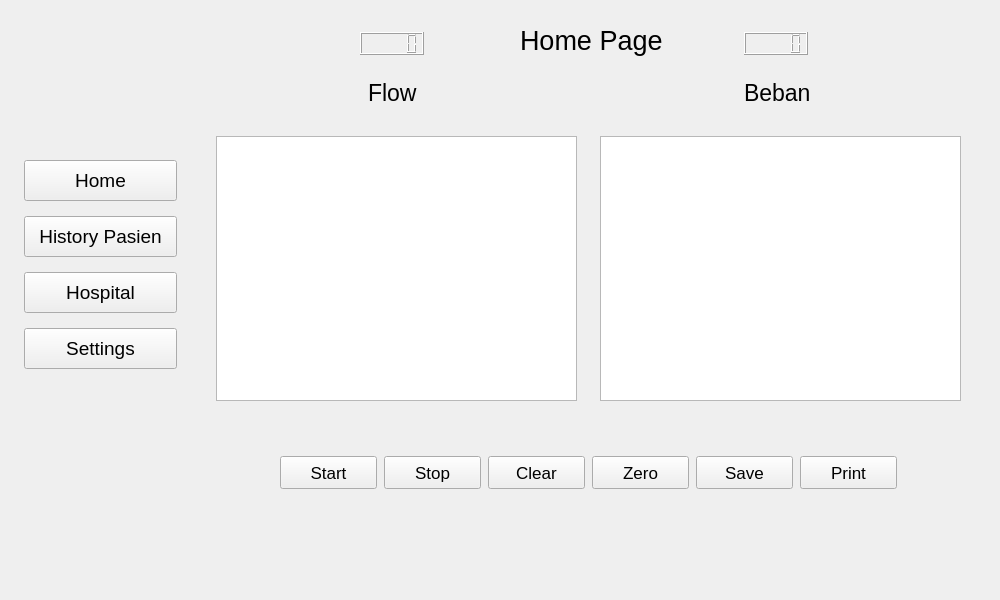
<?xml version="1.0" encoding="UTF-8"?>
<ui version="4.0">
 <class>MainWindow</class>
 <widget class="QMainWindow" name="MainWindow">
  <property name="geometry">
   <rect>
    <x>0</x>
    <y>0</y>
    <width>1000</width>
    <height>600</height>
   </rect>
  </property>
  <property name="windowTitle">
   <string>MainWindow</string>
  </property>
  <widget class="QWidget" name="centralwidget">
   <widget class="QLabel" name="label">
    <property name="geometry">
     <rect>
      <x>40</x>
      <y>16</y>
      <width>121</width>
      <height>121</height>
     </rect>
    </property>
    <property name="text">
     <string/>
    </property>
    <property name="pixmap">
     <pixmap>../../Downloads/th.jpeg</pixmap>
    </property>
    <property name="scaledContents">
     <bool>true</bool>
    </property>
   </widget>
   <widget class="QPushButton" name="bthome">
    <property name="geometry">
     <rect>
      <x>24</x>
      <y>160</y>
      <width>153</width>
      <height>41</height>
     </rect>
    </property>
    <property name="font">
     <font>
      <pointsize>14</pointsize>
     </font>
    </property>
    <property name="text">
     <string>Home</string>
    </property>
    <property name="checkable">
     <bool>true</bool>
    </property>
    <property name="autoExclusive">
     <bool>true</bool>
    </property>
   </widget>
   <widget class="QPushButton" name="bthistory">
    <property name="geometry">
     <rect>
      <x>24</x>
      <y>216</y>
      <width>153</width>
      <height>41</height>
     </rect>
    </property>
    <property name="font">
     <font>
      <pointsize>14</pointsize>
     </font>
    </property>
    <property name="text">
     <string>History Pasien</string>
    </property>
    <property name="checkable">
     <bool>true</bool>
    </property>
    <property name="autoExclusive">
     <bool>true</bool>
    </property>
   </widget>
   <widget class="QPushButton" name="bthospital">
    <property name="geometry">
     <rect>
      <x>24</x>
      <y>272</y>
      <width>153</width>
      <height>41</height>
     </rect>
    </property>
    <property name="font">
     <font>
      <pointsize>14</pointsize>
     </font>
    </property>
    <property name="text">
     <string>Hospital</string>
    </property>
    <property name="checkable">
     <bool>true</bool>
    </property>
    <property name="autoExclusive">
     <bool>true</bool>
    </property>
   </widget>
   <widget class="QPushButton" name="btsetting">
    <property name="geometry">
     <rect>
      <x>24</x>
      <y>328</y>
      <width>153</width>
      <height>41</height>
     </rect>
    </property>
    <property name="font">
     <font>
      <pointsize>14</pointsize>
     </font>
    </property>
    <property name="text">
     <string>Settings</string>
    </property>
    <property name="checkable">
     <bool>true</bool>
    </property>
    <property name="autoExclusive">
     <bool>true</bool>
    </property>
   </widget>
   <widget class="QStackedWidget" name="stackedWidget">
    <property name="geometry">
     <rect>
      <x>200</x>
      <y>16</y>
      <width>777</width>
      <height>481</height>
     </rect>
    </property>
    <property name="currentIndex">
     <number>0</number>
    </property>
    <widget class="QWidget" name="page">
     <widget class="QLabel" name="label_2">
      <property name="geometry">
       <rect>
        <x>320</x>
        <y>0</y>
        <width>145</width>
        <height>49</height>
       </rect>
      </property>
      <property name="font">
       <font>
        <pointsize>20</pointsize>
       </font>
      </property>
      <property name="text">
       <string>Home Page</string>
      </property>
     </widget>
     <widget class="QLCDNumber" name="lcdNumber">
      <property name="geometry">
       <rect>
        <x>160</x>
        <y>16</y>
        <width>64</width>
        <height>23</height>
       </rect>
      </property>
     </widget>
     <widget class="QLCDNumber" name="lcdNumber_2">
      <property name="geometry">
       <rect>
        <x>544</x>
        <y>16</y>
        <width>64</width>
        <height>23</height>
       </rect>
      </property>
     </widget>
     <widget class="QGraphicsView" name="graphicsView">
      <property name="geometry">
       <rect>
        <x>16</x>
        <y>120</y>
        <width>361</width>
        <height>265</height>
       </rect>
      </property>
     </widget>
     <widget class="QGraphicsView" name="graphicsView_2">
      <property name="geometry">
       <rect>
        <x>400</x>
        <y>120</y>
        <width>361</width>
        <height>265</height>
       </rect>
      </property>
     </widget>
     <widget class="QLabel" name="label_3">
      <property name="geometry">
       <rect>
        <x>168</x>
        <y>64</y>
        <width>49</width>
        <height>25</height>
       </rect>
      </property>
      <property name="font">
       <font>
        <pointsize>17</pointsize>
       </font>
      </property>
      <property name="text">
       <string>Flow</string>
      </property>
     </widget>
     <widget class="QLabel" name="label_4">
      <property name="geometry">
       <rect>
        <x>544</x>
        <y>64</y>
        <width>65</width>
        <height>25</height>
       </rect>
      </property>
      <property name="font">
       <font>
        <pointsize>17</pointsize>
       </font>
      </property>
      <property name="text">
       <string>Beban</string>
      </property>
     </widget>
     <widget class="QPushButton" name="pushButton_5">
      <property name="geometry">
       <rect>
        <x>80</x>
        <y>440</y>
        <width>97</width>
        <height>33</height>
       </rect>
      </property>
      <property name="font">
       <font>
        <pointsize>13</pointsize>
       </font>
      </property>
      <property name="text">
       <string>Start</string>
      </property>
     </widget>
     <widget class="QPushButton" name="pushButton_6">
      <property name="geometry">
       <rect>
        <x>184</x>
        <y>440</y>
        <width>97</width>
        <height>33</height>
       </rect>
      </property>
      <property name="font">
       <font>
        <pointsize>13</pointsize>
       </font>
      </property>
      <property name="text">
       <string>Stop</string>
      </property>
     </widget>
     <widget class="QPushButton" name="pushButton_7">
      <property name="geometry">
       <rect>
        <x>288</x>
        <y>440</y>
        <width>97</width>
        <height>33</height>
       </rect>
      </property>
      <property name="font">
       <font>
        <pointsize>13</pointsize>
       </font>
      </property>
      <property name="text">
       <string>Clear</string>
      </property>
     </widget>
     <widget class="QPushButton" name="pushButton_8">
      <property name="geometry">
       <rect>
        <x>392</x>
        <y>440</y>
        <width>97</width>
        <height>33</height>
       </rect>
      </property>
      <property name="font">
       <font>
        <pointsize>13</pointsize>
       </font>
      </property>
      <property name="text">
       <string>Zero</string>
      </property>
     </widget>
     <widget class="QPushButton" name="pushButton_10">
      <property name="geometry">
       <rect>
        <x>600</x>
        <y>440</y>
        <width>97</width>
        <height>33</height>
       </rect>
      </property>
      <property name="font">
       <font>
        <pointsize>13</pointsize>
       </font>
      </property>
      <property name="text">
       <string>Print</string>
      </property>
     </widget>
     <widget class="QPushButton" name="btsave">
      <property name="geometry">
       <rect>
        <x>496</x>
        <y>440</y>
        <width>97</width>
        <height>33</height>
       </rect>
      </property>
      <property name="font">
       <font>
        <pointsize>13</pointsize>
       </font>
      </property>
      <property name="text">
       <string>Save</string>
      </property>
     </widget>
    </widget>
    <widget class="QWidget" name="page_2">
     <widget class="QLabel" name="label_5">
      <property name="geometry">
       <rect>
        <x>296</x>
        <y>0</y>
        <width>169</width>
        <height>49</height>
       </rect>
      </property>
      <property name="font">
       <font>
        <pointsize>20</pointsize>
       </font>
      </property>
      <property name="text">
       <string>History Pasien</string>
      </property>
     </widget>
     <widget class="QTableWidget" name="tableWidget">
      <property name="geometry">
       <rect>
        <x>64</x>
        <y>72</y>
        <width>641</width>
        <height>305</height>
       </rect>
      </property>
      <column>
       <property name="text">
        <string>No</string>
       </property>
      </column>
      <column>
       <property name="text">
        <string>First Name</string>
       </property>
      </column>
      <column>
       <property name="text">
        <string>Last Name</string>
       </property>
      </column>
     </widget>
     <widget class="QPushButton" name="pushButton_11">
      <property name="geometry">
       <rect>
        <x>144</x>
        <y>424</y>
        <width>121</width>
        <height>41</height>
       </rect>
      </property>
      <property name="font">
       <font>
        <pointsize>15</pointsize>
       </font>
      </property>
      <property name="text">
       <string>View</string>
      </property>
     </widget>
     <widget class="QPushButton" name="pushButton_12">
      <property name="geometry">
       <rect>
        <x>320</x>
        <y>424</y>
        <width>121</width>
        <height>41</height>
       </rect>
      </property>
      <property name="font">
       <font>
        <pointsize>15</pointsize>
       </font>
      </property>
      <property name="text">
       <string>Print</string>
      </property>
     </widget>
     <widget class="QPushButton" name="pushButton_13">
      <property name="geometry">
       <rect>
        <x>496</x>
        <y>424</y>
        <width>121</width>
        <height>41</height>
       </rect>
      </property>
      <property name="font">
       <font>
        <pointsize>15</pointsize>
       </font>
      </property>
      <property name="text">
       <string>Delete</string>
      </property>
     </widget>
    </widget>
    <widget class="QWidget" name="page_3">
     <widget class="QLabel" name="label_6">
      <property name="geometry">
       <rect>
        <x>336</x>
        <y>8</y>
        <width>105</width>
        <height>41</height>
       </rect>
      </property>
      <property name="font">
       <font>
        <pointsize>20</pointsize>
       </font>
      </property>
      <property name="text">
       <string>Hospital</string>
      </property>
     </widget>
     <widget class="QLabel" name="label_7">
      <property name="geometry">
       <rect>
        <x>56</x>
        <y>112</y>
        <width>169</width>
        <height>25</height>
       </rect>
      </property>
      <property name="font">
       <font>
        <pointsize>15</pointsize>
       </font>
      </property>
      <property name="text">
       <string>Nama Rumah Sakit</string>
      </property>
     </widget>
     <widget class="QLabel" name="label_8">
      <property name="geometry">
       <rect>
        <x>56</x>
        <y>184</y>
        <width>177</width>
        <height>25</height>
       </rect>
      </property>
      <property name="font">
       <font>
        <pointsize>15</pointsize>
       </font>
      </property>
      <property name="text">
       <string>Alamat Rumah Sakit</string>
      </property>
     </widget>
     <widget class="QLabel" name="label_9">
      <property name="geometry">
       <rect>
        <x>56</x>
        <y>248</y>
        <width>169</width>
        <height>25</height>
       </rect>
      </property>
      <property name="font">
       <font>
        <pointsize>15</pointsize>
       </font>
      </property>
      <property name="text">
       <string>Nama Dokter</string>
      </property>
     </widget>
     <widget class="QLineEdit" name="lineEdit">
      <property name="geometry">
       <rect>
        <x>264</x>
        <y>112</y>
        <width>481</width>
        <height>25</height>
       </rect>
      </property>
     </widget>
     <widget class="QLineEdit" name="lineEdit_2">
      <property name="geometry">
       <rect>
        <x>264</x>
        <y>184</y>
        <width>481</width>
        <height>25</height>
       </rect>
      </property>
     </widget>
     <widget class="QLineEdit" name="lineEdit_3">
      <property name="geometry">
       <rect>
        <x>264</x>
        <y>248</y>
        <width>481</width>
        <height>25</height>
       </rect>
      </property>
     </widget>
    </widget>
    <widget class="QWidget" name="page_4">
     <widget class="QLabel" name="label_10">
      <property name="geometry">
       <rect>
        <x>336</x>
        <y>8</y>
        <width>97</width>
        <height>41</height>
       </rect>
      </property>
      <property name="font">
       <font>
        <pointsize>20</pointsize>
       </font>
      </property>
      <property name="text">
       <string>Settings</string>
      </property>
     </widget>
     <widget class="QTimeEdit" name="timeEdit">
      <property name="geometry">
       <rect>
        <x>32</x>
        <y>264</y>
        <width>169</width>
        <height>33</height>
       </rect>
      </property>
      <property name="font">
       <font>
        <pointsize>18</pointsize>
       </font>
      </property>
     </widget>
     <widget class="QDateEdit" name="dateEdit">
      <property name="geometry">
       <rect>
        <x>32</x>
        <y>168</y>
        <width>169</width>
        <height>33</height>
       </rect>
      </property>
      <property name="font">
       <font>
        <pointsize>18</pointsize>
       </font>
      </property>
     </widget>
     <widget class="QLabel" name="label_11">
      <property name="geometry">
       <rect>
        <x>32</x>
        <y>80</y>
        <width>97</width>
        <height>16</height>
       </rect>
      </property>
      <property name="font">
       <font>
        <pointsize>13</pointsize>
       </font>
      </property>
      <property name="text">
       <string>Date &amp; Time</string>
      </property>
     </widget>
     <widget class="QLabel" name="label_12">
      <property name="geometry">
       <rect>
        <x>32</x>
        <y>136</y>
        <width>97</width>
        <height>16</height>
       </rect>
      </property>
      <property name="font">
       <font>
        <pointsize>13</pointsize>
       </font>
      </property>
      <property name="text">
       <string>Date </string>
      </property>
     </widget>
     <widget class="QLabel" name="label_13">
      <property name="geometry">
       <rect>
        <x>32</x>
        <y>240</y>
        <width>97</width>
        <height>16</height>
       </rect>
      </property>
      <property name="font">
       <font>
        <pointsize>13</pointsize>
       </font>
      </property>
      <property name="text">
       <string>Time</string>
      </property>
     </widget>
     <widget class="QLabel" name="label_14">
      <property name="geometry">
       <rect>
        <x>216</x>
        <y>272</y>
        <width>41</width>
        <height>17</height>
       </rect>
      </property>
      <property name="font">
       <font>
        <pointsize>16</pointsize>
       </font>
      </property>
      <property name="text">
       <string>WIB</string>
      </property>
     </widget>
     <widget class="QLabel" name="label_15">
      <property name="geometry">
       <rect>
        <x>336</x>
        <y>136</y>
        <width>105</width>
        <height>16</height>
       </rect>
      </property>
      <property name="font">
       <font>
        <pointsize>13</pointsize>
       </font>
      </property>
      <property name="text">
       <string>Sensor Check</string>
      </property>
     </widget>
     <widget class="QDoubleSpinBox" name="doubleSpinBox">
      <property name="geometry">
       <rect>
        <x>336</x>
        <y>168</y>
        <width>88</width>
        <height>25</height>
       </rect>
      </property>
      <property name="font">
       <font>
        <pointsize>14</pointsize>
       </font>
      </property>
     </widget>
    </widget>
    <widget class="QWidget" name="page_5">
     <widget class="QLabel" name="label_16">
      <property name="geometry">
       <rect>
        <x>296</x>
        <y>24</y>
        <width>185</width>
        <height>22</height>
       </rect>
      </property>
      <property name="font">
       <font>
        <pointsize>20</pointsize>
        <bold>true</bold>
       </font>
      </property>
      <property name="text">
       <string>Biodata Pasien</string>
      </property>
     </widget>
     <widget class="QLineEdit" name="lastname">
      <property name="geometry">
       <rect>
        <x>496</x>
        <y>136</y>
        <width>169</width>
        <height>33</height>
       </rect>
      </property>
      <property name="font">
       <font>
        <pointsize>15</pointsize>
       </font>
      </property>
      <property name="text">
       <string/>
      </property>
      <property name="maxLength">
       <number>20</number>
      </property>
     </widget>
     <widget class="QPushButton" name="btsave1">
      <property name="geometry">
       <rect>
        <x>568</x>
        <y>432</y>
        <width>113</width>
        <height>41</height>
       </rect>
      </property>
      <property name="font">
       <font>
        <pointsize>15</pointsize>
       </font>
      </property>
      <property name="text">
       <string>Save</string>
      </property>
      <property name="checkable">
       <bool>true</bool>
      </property>
      <property name="autoExclusive">
       <bool>true</bool>
      </property>
     </widget>
     <widget class="QLabel" name="label_17">
      <property name="geometry">
       <rect>
        <x>146</x>
        <y>368</y>
        <width>89</width>
        <height>19</height>
       </rect>
      </property>
      <property name="font">
       <font>
        <pointsize>15</pointsize>
        <bold>true</bold>
       </font>
      </property>
      <property name="text">
       <string>Laki-Laki</string>
      </property>
     </widget>
     <widget class="QLabel" name="label_18">
      <property name="geometry">
       <rect>
        <x>146</x>
        <y>96</y>
        <width>132</width>
        <height>22</height>
       </rect>
      </property>
      <property name="font">
       <font>
        <pointsize>20</pointsize>
       </font>
      </property>
      <property name="text">
       <string>First Name</string>
      </property>
     </widget>
     <widget class="QLabel" name="label_19">
      <property name="geometry">
       <rect>
        <x>498</x>
        <y>360</y>
        <width>113</width>
        <height>25</height>
       </rect>
      </property>
      <property name="font">
       <font>
        <pointsize>15</pointsize>
        <bold>true</bold>
       </font>
      </property>
      <property name="text">
       <string>Perempuan</string>
      </property>
     </widget>
     <widget class="QLabel" name="label_20">
      <property name="geometry">
       <rect>
        <x>496</x>
        <y>96</y>
        <width>132</width>
        <height>22</height>
       </rect>
      </property>
      <property name="font">
       <font>
        <pointsize>20</pointsize>
       </font>
      </property>
      <property name="text">
       <string>Last Name</string>
      </property>
     </widget>
     <widget class="QLineEdit" name="ttl">
      <property name="geometry">
       <rect>
        <x>144</x>
        <y>256</y>
        <width>169</width>
        <height>33</height>
       </rect>
      </property>
      <property name="font">
       <font>
        <pointsize>15</pointsize>
       </font>
      </property>
      <property name="text">
       <string/>
      </property>
      <property name="maxLength">
       <number>100</number>
      </property>
     </widget>
     <widget class="QLineEdit" name="firstname">
      <property name="geometry">
       <rect>
        <x>144</x>
        <y>136</y>
        <width>169</width>
        <height>33</height>
       </rect>
      </property>
      <property name="font">
       <font>
        <pointsize>15</pointsize>
       </font>
      </property>
      <property name="text">
       <string/>
      </property>
      <property name="maxLength">
       <number>20</number>
      </property>
     </widget>
     <widget class="QLabel" name="label_21">
      <property name="geometry">
       <rect>
        <x>496</x>
        <y>216</y>
        <width>156</width>
        <height>22</height>
       </rect>
      </property>
      <property name="font">
       <font>
        <pointsize>20</pointsize>
       </font>
      </property>
      <property name="text">
       <string>Date of Birth</string>
      </property>
     </widget>
     <widget class="QLineEdit" name="yyyy">
      <property name="geometry">
       <rect>
        <x>624</x>
        <y>256</y>
        <width>57</width>
        <height>33</height>
       </rect>
      </property>
      <property name="font">
       <font>
        <pointsize>15</pointsize>
       </font>
      </property>
      <property name="text">
       <string/>
      </property>
      <property name="maxLength">
       <number>4</number>
      </property>
      <property name="placeholderText">
       <string>yyyy</string>
      </property>
     </widget>
     <widget class="QRadioButton" name="radioButton_2">
      <property name="geometry">
       <rect>
        <x>616</x>
        <y>360</y>
        <width>17</width>
        <height>33</height>
       </rect>
      </property>
      <property name="text">
       <string/>
      </property>
     </widget>
     <widget class="QLineEdit" name="mm">
      <property name="geometry">
       <rect>
        <x>560</x>
        <y>256</y>
        <width>57</width>
        <height>33</height>
       </rect>
      </property>
      <property name="font">
       <font>
        <pointsize>15</pointsize>
       </font>
      </property>
      <property name="text">
       <string/>
      </property>
      <property name="maxLength">
       <number>2</number>
      </property>
      <property name="placeholderText">
       <string>mm</string>
      </property>
     </widget>
     <widget class="QLabel" name="label_22">
      <property name="geometry">
       <rect>
        <x>146</x>
        <y>328</y>
        <width>97</width>
        <height>22</height>
       </rect>
      </property>
      <property name="font">
       <font>
        <pointsize>20</pointsize>
       </font>
      </property>
      <property name="text">
       <string>Gender</string>
      </property>
     </widget>
     <widget class="QRadioButton" name="radioButton">
      <property name="geometry">
       <rect>
        <x>240</x>
        <y>368</y>
        <width>17</width>
        <height>25</height>
       </rect>
      </property>
      <property name="sizePolicy">
       <sizepolicy hsizetype="Minimum" vsizetype="Fixed">
        <horstretch>0</horstretch>
        <verstretch>0</verstretch>
       </sizepolicy>
      </property>
      <property name="text">
       <string/>
      </property>
      <property name="iconSize">
       <size>
        <width>25</width>
        <height>25</height>
       </size>
      </property>
     </widget>
     <widget class="QLabel" name="label_23">
      <property name="geometry">
       <rect>
        <x>146</x>
        <y>208</y>
        <width>161</width>
        <height>33</height>
       </rect>
      </property>
      <property name="font">
       <font>
        <pointsize>20</pointsize>
       </font>
      </property>
      <property name="text">
       <string>Tempat Lahir</string>
      </property>
     </widget>
     <widget class="QLineEdit" name="dd">
      <property name="geometry">
       <rect>
        <x>496</x>
        <y>256</y>
        <width>57</width>
        <height>33</height>
       </rect>
      </property>
      <property name="font">
       <font>
        <pointsize>15</pointsize>
       </font>
      </property>
      <property name="autoFillBackground">
       <bool>false</bool>
      </property>
      <property name="text">
       <string notr="true"/>
      </property>
      <property name="maxLength">
       <number>2</number>
      </property>
      <property name="readOnly">
       <bool>false</bool>
      </property>
      <property name="placeholderText">
       <string>dd</string>
      </property>
     </widget>
    </widget>
   </widget>
  </widget>
 </widget>
 <resources/>
 <connections/>
</ui>
